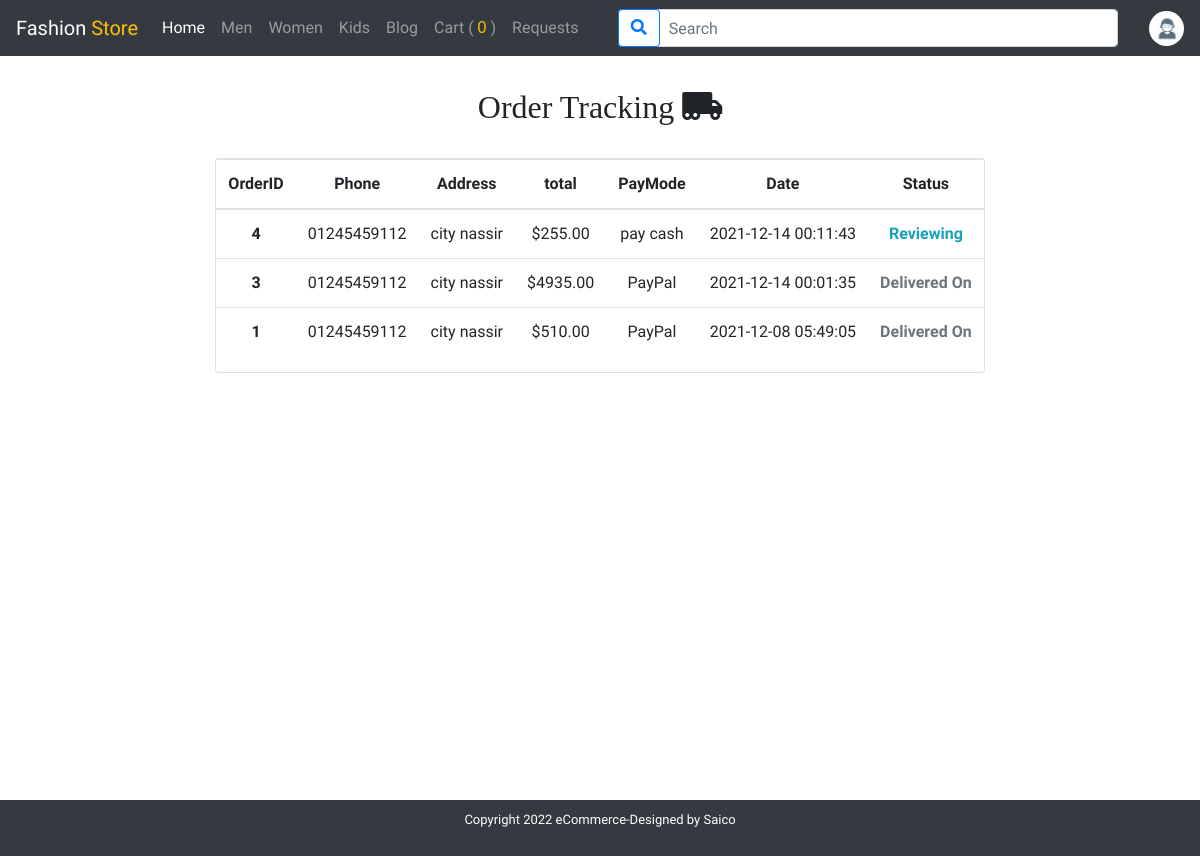
The page /customer_requests/customer_requests.php (signed in) on the database as committed earlier.
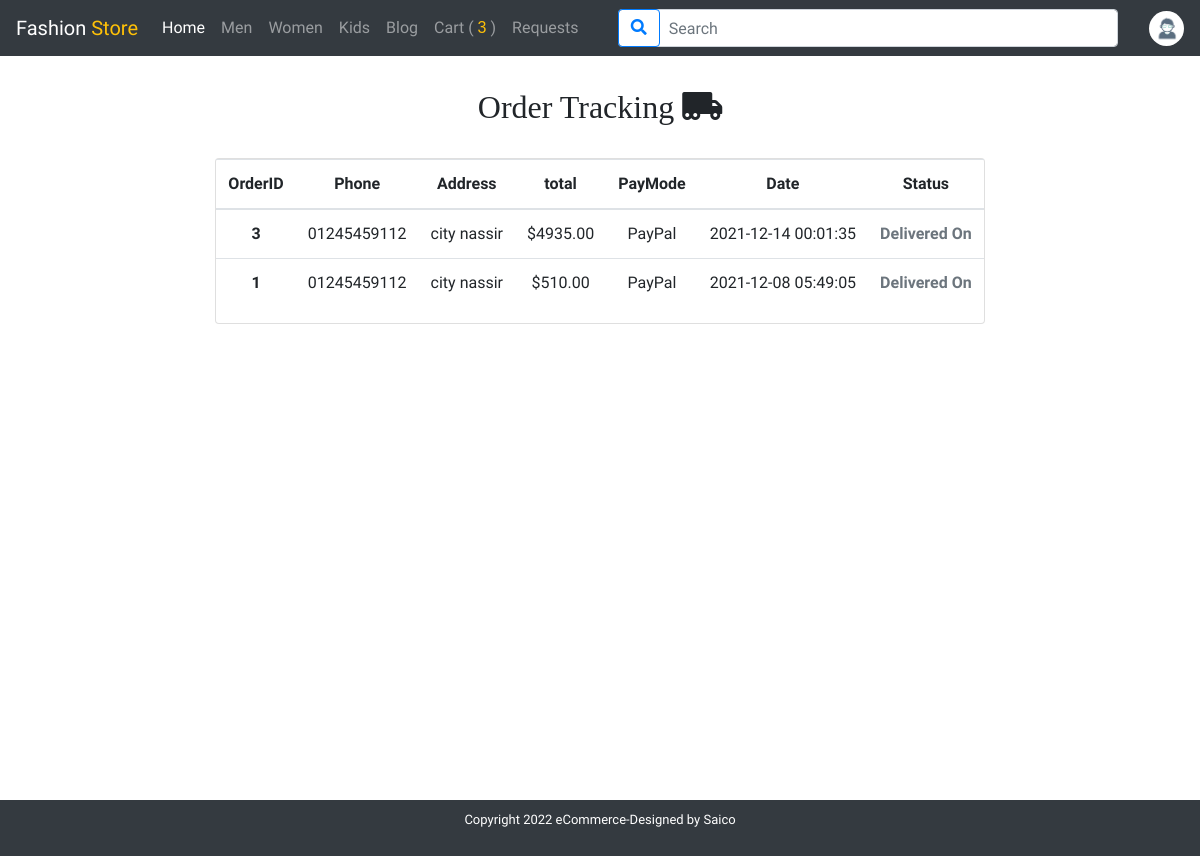
The same page on the database as committed later.
### tables this page shows
CREATE TABLE `category` (
  `id` int(11) NOT NULL,
  `name` varchar(25) NOT NULL
);

CREATE TABLE `order_manager` (
  `order_Id` int(11) NOT NULL,
  `name_customer` varchar(20) NOT NULL,
  `phone_customer` varchar(11) NOT NULL,
  `address_customer` varchar(20) NOT NULL,
  `sumTotal` decimal(6,2) NOT NULL,
  `payment_method` enum('pay cash','PayPal','credit card') NOT NULL DEFAULT 'pay cash',
  `order_status` enum('Reviewing','Ready','Delivery','Delivered On') NOT NULL DEFAULT 'Reviewing',
  `order_date` timestamp NOT NULL DEFAULT current_timestamp() ON UPDATE current_timestamp()
);

### customer_requests/customer_requests.php (the view, shortened to what this page needs)
<?php
include "../shared/header.php";
 include "../shared/nav.php";
    if(isset($_SESSION['customerName'])){
    $User = $_SESSION['customerName'];
    $slecet = "SELECT * FROM `order_manager` WHERE name_customer = '$User' ORDER BY order_manager.order_Id DESC";
  $s = mysqli_query($connectSQL ,$slecet );
  $numRow = mysqli_num_rows($s);
}
?>
<div class="cart pt-5">
<div class="container text-center">
<h2 class="text-center py-3 mt-4">Order Tracking <i class="fas fa-truck-moving"></i></h2>
<?php if($numRow > 0): ?>
<div class="row mt-3">
  <div class="card m-auto">
  <table class="table">
  <thead>
    <tr>
    <th scope="col">OrderID</th>
      <th scope="col">Phone</th>
      <th scope="col">Address</th>
      <th scope="col">total</th>
      <th scope="col">PayMode</th>
      <th scope="col">Date</th>
      <th scope="col">Status</th>
    </tr>
  </thead>
  <tbody>
  <?php foreach($s as $data){ ?>
    <tr>
      <th scope="row"><?php echo $data['order_Id']; ?></th>
      <td><?php echo $data['phone_customer'] ;?></td>
      <td><?php echo $data['address_customer'] ;?></td>
      <td>$<?php echo $data['sumTotal'] ;?></td>
      <td><?php echo $data['payment_method'] ;?></td>
      <td><?php echo $data['order_date'] ;?></td>
      <?php if($data['order_status'] == "Reviewing"): ?>
      <td class="text-info font-weight-bold"><?php echo $data['order_status'] ;?>
      <?php elseif($data['order_status'] == "Ready"): ?>
        <td class="text-success font-weight-bold"><?php echo $data['order_status'] ;?>
      <?php elseif($data['order_status'] == "Delivery"): ?>
        <td class="text-warning font-weight-bold"><?php echo $data['order_status'] ;?>
      <?php elseif($data['order_status'] == "Delivered On"): ?>
        <td class="text-muted font-weight-bold"><?php echo $data['order_status'] ;?>
        <?php endif; ?>
    </tr>
    <?php } ?>
  </tbody>
</table>
</div>
</div>
<?php else: ?>
  <div class="col-md-6 mx-auto text-center">
    <a href="/eCommerce/index.php" class="btn btn-warning">Shopping</a>
  </div>
<?php endif; ?>
</div>
</div>
<?php include "../shared/footer.php" ?>

### shared/nav.php (shortened to what this page needs)
<?php
$host = "localhost";
$user = "root";
$password= "";
$dbName = "ecommerce";
$connectSQL = mysqli_connect($host , $user , $password , $dbName);
$slecet_category = "SELECT * FROM `category`";
$s_category = mysqli_query($connectSQL ,$slecet_category );
if(isset($_SESSION['id'])){
$ccId = $_SESSION['id'];
$slecetOrder = "SELECT * FROM `orders` JOIN `product` , `customers` WHERE customers.id = $ccId AND orders.productId = product.id AND customerId = customers.id";
$sc = mysqli_query($connectSQL ,$slecetOrder);
$numRowOrder = mysqli_num_rows($sc);
}
if(isset($_SESSION['id'])){
$cId = $_SESSION['id'];
$slecetCstum = "SELECT * FROM `customers` WHERE customers.id = $cId ";
$sCstum= mysqli_query($connectSQL ,$slecetCstum);
$rowCstum = mysqli_fetch_assoc($sCstum);
    $image = $rowCstum['image_user'];
}
?>
<nav class="navbar navbar-expand-lg navbar-dark bg-dark fixed-top">
  <a class="navbar-brand" href="/eCommerce/index.php">Fashion <span class="text-warning">Store</span></a>
  <div class="collapse navbar-collapse" id="navbarSupportedContent">
    <ul class="navbar-nav mr-auto">
      <li class="nav-item active">
        <a class="nav-link" href="/eCommerce/index.php">Home <span class="sr-only">(current)</span></a>
      </li>
      <?php foreach($s_category as $item){ ?>
      <li class="nav-item">
        <a class="nav-link" href="/eCommerce/collection/collection.php?category=<?php echo $item['id'];?>"><?php echo $item['name']; ?></a>
      </li>
      <?php } ?>
      <li class="nav-item">
        <a class="nav-link" href="/eCommerce/blog/blog.php">blog</a>
      </li>
      <?php if(isset($_SESSION['customer'] )) :?>
      <li class="nav-item">
        <a class="nav-link" href="/eCommerce/order/cart.php">Cart
        ( <span class='count_cart'> <?php echo $numRowOrder ;?></span> )</a>
      </li>
      <li class="nav-item">
        <a class="nav-link" href="/eCommerce/customer_requests/customer_requests.php">requests</a>
      </li>
      <?php endif; ?>
    </ul>
    <div class="box_srarch">
    <form class="form-inline my-2 my-lg-0"  autocomplete="off" method="GET">
      <input id="search_text" name="search_term" class="form-control w-100" type="text" placeholder="Search" aria-label="Search">
      <button name="search" class="btn btn-outline-primary my-2 my-sm-0" type="submit"><i class="fas fa-search"></i></button>
    </form>
      </div>
    <?php if(isset($_SESSION['customer'] )) :?>
      <div class="form-inline my-2 my-lg-0 ml-auto dropdown ">
        <a href="#" role="button" id="dropdownMenuLink" data-toggle="dropdown" aria-expanded="false"><img class='img-logo' src="/eCommerce/user/upload_user_image/<?php echo $image ?>" alt=""></a>
      </div>
    <?php endif; ?>
  </div>
</nav>

Rows that differ between the two databases and show on the page:
removed order_manager: order_Id "4", phone_customer "01245459112", address_customer "city nassir", sumTotal "255.00", payment_method "pay cash", order_date "2021-12-14 00:11:43", order_status "Reviewing"
Other text that changed with them:
$numRowOrder: "0" → "3"
